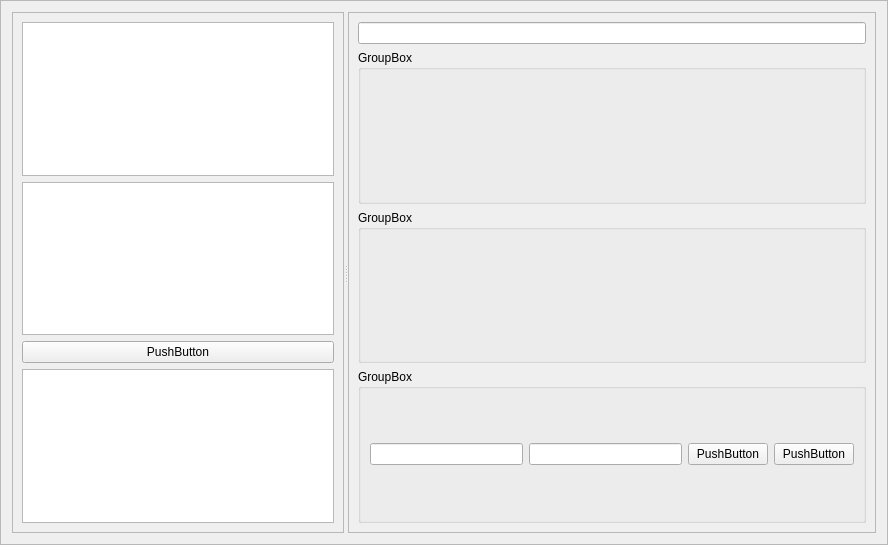
<?xml version="1.0" encoding="UTF-8"?>
<ui version="4.0">
 <class>Frame</class>
 <widget class="QFrame" name="Frame">
  <property name="geometry">
   <rect>
    <x>0</x>
    <y>0</y>
    <width>888</width>
    <height>545</height>
   </rect>
  </property>
  <property name="windowTitle">
   <string>Frame</string>
  </property>
  <property name="frameShape">
   <enum>QFrame::StyledPanel</enum>
  </property>
  <property name="frameShadow">
   <enum>QFrame::Raised</enum>
  </property>
  <layout class="QGridLayout" name="gridLayout_3">
   <item row="0" column="0">
    <widget class="QSplitter" name="splitter">
     <property name="orientation">
      <enum>Qt::Horizontal</enum>
     </property>
     <widget class="QFrame" name="op_frame">
      <property name="frameShape">
       <enum>QFrame::StyledPanel</enum>
      </property>
      <property name="frameShadow">
       <enum>QFrame::Raised</enum>
      </property>
      <layout class="QVBoxLayout" name="verticalLayout">
       <item>
        <widget class="QTreeView" name="op_selector"/>
       </item>
       <item>
        <widget class="QTreeView" name="wf_selector"/>
       </item>
       <item>
        <widget class="QPushButton" name="rm_op_button">
         <property name="text">
          <string>PushButton</string>
         </property>
        </widget>
       </item>
       <item>
        <widget class="QPlainTextEdit" name="op_info">
         <property name="readOnly">
          <bool>true</bool>
         </property>
         <property name="plainText">
          <string/>
         </property>
        </widget>
       </item>
      </layout>
     </widget>
     <widget class="QFrame" name="right_frame">
      <property name="frameShape">
       <enum>QFrame::StyledPanel</enum>
      </property>
      <property name="frameShadow">
       <enum>QFrame::Raised</enum>
      </property>
      <layout class="QVBoxLayout" name="verticalLayout_2">
       <item>
        <widget class="QLineEdit" name="op_name"/>
       </item>
       <item>
        <widget class="QGroupBox" name="input_box">
         <property name="title">
          <string>GroupBox</string>
         </property>
         <layout class="QGridLayout" name="gridLayout">
          <item row="0" column="0">
           <layout class="QGridLayout" name="input_layout"/>
          </item>
         </layout>
        </widget>
       </item>
       <item>
        <widget class="QGroupBox" name="output_box">
         <property name="title">
          <string>GroupBox</string>
         </property>
         <layout class="QGridLayout" name="gridLayout_2">
          <item row="0" column="0">
           <layout class="QGridLayout" name="output_layout"/>
          </item>
         </layout>
        </widget>
       </item>
       <item>
        <widget class="QGroupBox" name="finish_box">
         <property name="title">
          <string>GroupBox</string>
         </property>
         <layout class="QHBoxLayout" name="horizontalLayout_2">
          <item>
           <widget class="QLineEdit" name="uri_prompt"/>
          </item>
          <item>
           <widget class="QLineEdit" name="uri_entry"/>
          </item>
          <item>
           <widget class="QPushButton" name="test_button">
            <property name="text">
             <string>PushButton</string>
            </property>
           </widget>
          </item>
          <item>
           <widget class="QPushButton" name="load_button">
            <property name="minimumSize">
             <size>
              <width>2</width>
              <height>0</height>
             </size>
            </property>
            <property name="text">
             <string>PushButton</string>
            </property>
           </widget>
          </item>
         </layout>
        </widget>
       </item>
      </layout>
     </widget>
    </widget>
   </item>
  </layout>
 </widget>
 <resources/>
 <connections/>
</ui>
